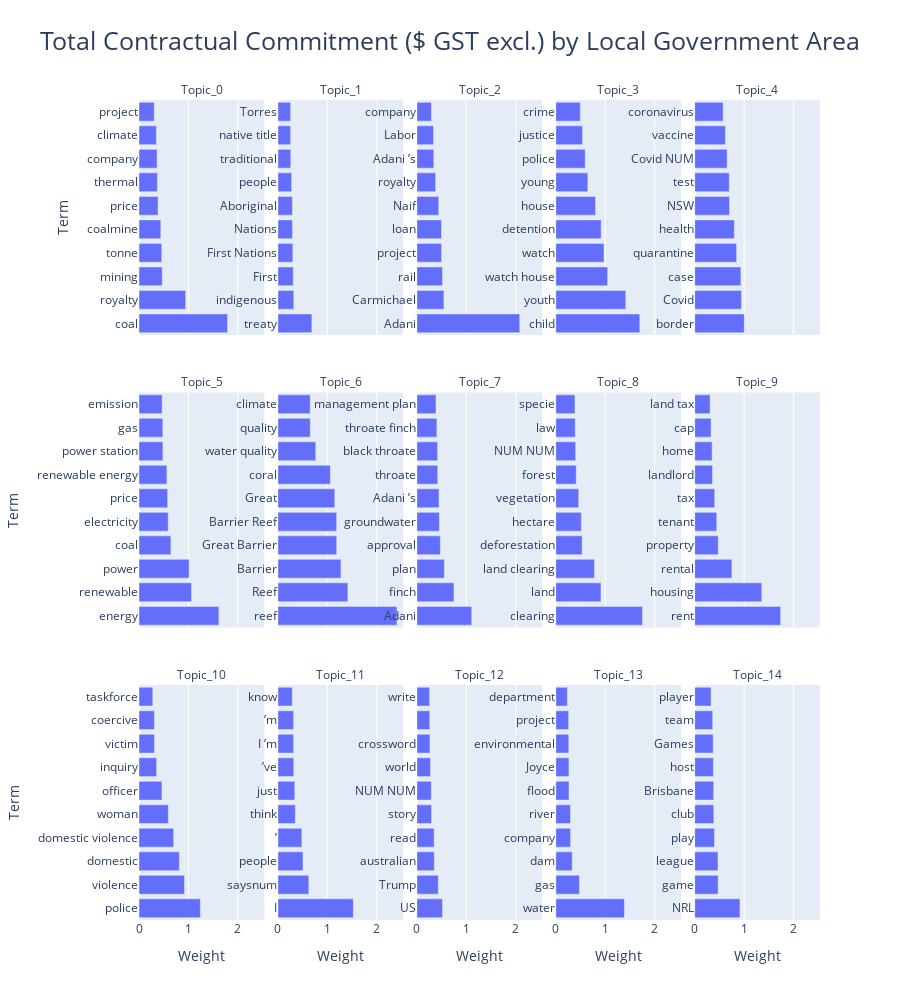

Source (notebook cell):
### Markdown cell above
### **Topics:**

Resources
Indigenous 
Adani
Youth Crime
COVID
Energy
Great Barrier Reef
Adani Environmental Impact
Environment
Housing
Domestic Violence
Other 1
Other 2
Flooding
Sport

### Code cell
# Your answer here

nmf_topic_terms_fig = px.bar(nmf_topic_terms_df,
       x ="Weight",
       y = "Term",
       facet_col="Topic Cluster", 
       facet_col_wrap=5,
       orientation='h',
       title = "Total Contractual Commitment ($ GST excl.) by Local Government Area",
       labels = {"Local Government Area (LGA)": "Local Government Area", 
                 "Total Contractual Commitment ($ GST excl.)": "Contractual Commitment ($ GST excl.)"})

nmf_topic_terms_fig.update_layout(
    title_font_size=25,
    title_x=0.5,
    legend_title_font_size=15,
    height=1000
)
nmf_topic_terms_fig.for_each_annotation(lambda a: a.update(text=a.text.split("=")[-1])) # https://plotly.com/python/facet-plots/
nmf_topic_terms_fig.update_yaxes(showticklabels=True, matches=None)

### Figure 1 — Plotly figure (JSON) as saved in the notebook; plotly's stock layout.template omitted (floating-point values rounded to 4 significant figures)
{"data": [{"alignmentgroup": "True", "hovertemplate": "Topic Cluster=Topic_0<br>Weight=%{x}<br>Term=%{y}<extra></extra>", "legendgroup": "", "marker": {"color": "#636efa", "pattern": {"shape": ""}}, "name": "", "offsetgroup": "", "orientation": "h", "showlegend": false, "textposition": "auto", "type": "bar", "x": [1.792, 0.9452, 0.4705, 0.4603, 0.4414, 0.3856, 0.3722, 0.3659, 0.3513, 0.3089], "xaxis": "x11", "y": ["coal", "royalty", "mining", "tonne", "coalmine", "price", "thermal", "company", "climate", "project"], "yaxis": "y11"}, {"alignmentgroup": "True", "hovertemplate": "Topic Cluster=Topic_1<br>Weight=%{x}<br>Term=%{y}<extra></extra>", "legendgroup": "", "marker": {"color": "#636efa", "pattern": {"shape": ""}}, "name": "", "offsetgroup": "", "orientation": "h", "showlegend": false, "textposition": "auto", "type": "bar", "x": [0.6872, 0.3214, 0.3103, 0.3018, 0.2941, 0.2928, 0.2772, 0.261, 0.2572, 0.257], "xaxis": "x12", "y": ["treaty", "indigenous", "First", "First Nations", "Nations", "Aboriginal", "people", "traditional", "native title", "Torres"], "yaxis": "y12"}, {"alignmentgroup": "True", "hovertemplate": "Topic Cluster=Topic_2<br>Weight=%{x}<br>Term=%{y}<extra></extra>", "legendgroup": "", "marker": {"color": "#636efa", "pattern": {"shape": ""}}, "name": "", "offsetgroup": "", "orientation": "h", "showlegend": false, "textposition": "auto", "type": "bar", "x": [2.082, 0.5473, 0.5191, 0.5006, 0.4986, 0.4432, 0.3797, 0.3427, 0.3379, 0.295], "xaxis": "x13", "y": ["Adani", "Carmichael", "rail", "project", "loan", "Naif", "royalty", "Adani ’s", "Labor", "company"], "yaxis": "y13"}, {"alignmentgroup": "True", "hovertemplate": "Topic Cluster=Topic_3<br>Weight=%{x}<br>Term=%{y}<extra></extra>", "legendgroup": "", "marker": {"color": "#636efa", "pattern": {"shape": ""}}, "name": "", "offsetgroup": "", "orientation": "h", "showlegend": false, "textposition": "auto", "type": "bar", "x": [1.7, 1.416, 1.05, 0.9755, 0.9177, 0.8043, 0.6483, 0.5962, 0.5411, 0.4954], "xaxis": "x14", "y": ["child", "youth", "watch house", "watch", "detention", "house", "young", "police", "justice", "crime"], "yaxis": "y14"}, {"alignmentgroup": "True", "hovertemplate": "Topic Cluster=Topic_4<br>Weight=%{x}<br>Term=%{y}<extra></extra>", "legendgroup": "", "marker": {"color": "#636efa", "pattern": {"shape": ""}}, "name": "", "offsetgroup": "", "orientation": "h", "showlegend": false, "textposition": "auto", "type": "bar", "x": [1.004, 0.9456, 0.9344, 0.8485, 0.8022, 0.704, 0.6995, 0.6563, 0.6214, 0.5755], "xaxis": "x15", "y": ["border", "Covid", "case", "quarantine", "health", "NSW", "test", "Covid NUM", "vaccine", "coronavirus"], "yaxis": "y15"}, {"alignmentgroup": "True", "hovertemplate": "Topic Cluster=Topic_5<br>Weight=%{x}<br>Term=%{y}<extra></extra>", "legendgroup": "", "marker": {"color": "#636efa", "pattern": {"shape": ""}}, "name": "", "offsetgroup": "", "orientation": "h", "showlegend": false, "textposition": "auto", "type": "bar", "x": [1.617, 1.063, 1.013, 0.6461, 0.5914, 0.5801, 0.5646, 0.4837, 0.4813, 0.4681], "xaxis": "x6", "y": ["energy", "renewable", "power", "coal", "electricity", "price", "renewable energy", "power station", "gas", "emission"], "yaxis": "y6"}, {"alignmentgroup": "True", "hovertemplate": "Topic Cluster=Topic_6<br>Weight=%{x}<br>Term=%{y}<extra></extra>", "legendgroup": "", "marker": {"color": "#636efa", "pattern": {"shape": ""}}, "name": "", "offsetgroup": "", "orientation": "h", "showlegend": false, "textposition": "auto", "type": "bar", "x": [2.409, 1.415, 1.275, 1.189, 1.188, 1.151, 1.061, 0.766, 0.6543, 0.6532], "xaxis": "x7", "y": ["reef", "Reef", "Barrier", "Great Barrier", "Barrier Reef", "Great", "coral", "water quality", "quality", "climate"], "yaxis": "y7"}, {"alignmentgroup": "True", "hovertemplate": "Topic Cluster=Topic_7<br>Weight=%{x}<br>Term=%{y}<extra></extra>", "legendgroup": "", "marker": {"color": "#636efa", "pattern": {"shape": ""}}, "name": "", "offsetgroup": "", "orientation": "h", "showlegend": false, "textposition": "auto", "type": "bar", "x": [1.111, 0.7514, 0.5566, 0.475, 0.4559, 0.4489, 0.422, 0.4201, 0.405, 0.3876], "xaxis": "x8", "y": ["Adani", "finch", "plan", "approval", "groundwater", "Adani ’s", "throate", "black throate", "throate finch", "management plan"], "yaxis": "y8"}, {"alignmentgroup": "True", "hovertemplate": "Topic Cluster=Topic_8<br>Weight=%{x}<br>Term=%{y}<extra></extra>", "legendgroup": "", "marker": {"color": "#636efa", "pattern": {"shape": ""}}, "name": "", "offsetgroup": "", "orientation": "h", "showlegend": false, "textposition": "auto", "type": "bar", "x": [1.754, 0.9146, 0.7834, 0.5329, 0.5166, 0.4645, 0.414, 0.4021, 0.3938, 0.3883], "xaxis": "x9", "y": ["clearing", "land", "land clearing", "deforestation", "hectare", "vegetation", "forest", "NUM NUM", "law", "specie"], "yaxis": "y9"}, {"alignmentgroup": "True", "hovertemplate": "Topic Cluster=Topic_9<br>Weight=%{x}<br>Term=%{y}<extra></extra>", "legendgroup": "", "marker": {"color": "#636efa", "pattern": {"shape": ""}}, "name": "", "offsetgroup": "", "orientation": "h", "showlegend": false, "textposition": "auto", "type": "bar", "x": [1.738, 1.358, 0.7514, 0.4763, 0.4464, 0.4051, 0.3608, 0.3519, 0.3306, 0.3115], "xaxis": "x10", "y": ["rent", "housing", "rental", "property", "tenant", "tax", "landlord", "home", "cap", "land tax"], "yaxis": "y10"}, {"alignmentgroup": "True", "hovertemplate": "Topic Cluster=Topic_10<br>Weight=%{x}<br>Term=%{y}<extra></extra>", "legendgroup": "", "marker": {"color": "#636efa", "pattern": {"shape": ""}}, "name": "", "offsetgroup": "", "orientation": "h", "showlegend": false, "textposition": "auto", "type": "bar", "x": [1.242, 0.9212, 0.816, 0.7011, 0.594, 0.4641, 0.3568, 0.3126, 0.3115, 0.2788], "xaxis": "x", "y": ["police", "violence", "domestic", "domestic violence", "woman", "officer", "inquiry", "victim", "coercive", "taskforce"], "yaxis": "y"}, {"alignmentgroup": "True", "hovertemplate": "Topic Cluster=Topic_11<br>Weight=%{x}<br>Term=%{y}<extra></extra>", "legendgroup": "", "marker": {"color": "#636efa", "pattern": {"shape": ""}}, "name": "", "offsetgroup": "", "orientation": "h", "showlegend": false, "textposition": "auto", "type": "bar", "x": [1.526, 0.6251, 0.5073, 0.4843, 0.3526, 0.3417, 0.3198, 0.3175, 0.3175, 0.2907], "xaxis": "x2", "y": ["I", "saysnum", "people", "’", "think", "just", "’ve", "I ’m", "’m", "know"], "yaxis": "y2"}, {"alignmentgroup": "True", "hovertemplate": "Topic Cluster=Topic_12<br>Weight=%{x}<br>Term=%{y}<extra></extra>", "legendgroup": "", "marker": {"color": "#636efa", "pattern": {"shape": ""}}, "name": "", "offsetgroup": "", "orientation": "h", "showlegend": false, "textposition": "auto", "type": "bar", "x": [0.5201, 0.4335, 0.3529, 0.3491, 0.2982, 0.2931, 0.2769, 0.265, 0.2608, 0.2591], "xaxis": "x3", "y": ["US", "Trump", "australian", "read", "story", "NUM NUM", "world", "crossword", "\n \n", "write"], "yaxis": "y3"}, {"alignmentgroup": "True", "hovertemplate": "Topic Cluster=Topic_13<br>Weight=%{x}<br>Term=%{y}<extra></extra>", "legendgroup": "", "marker": {"color": "#636efa", "pattern": {"shape": ""}}, "name": "", "offsetgroup": "", "orientation": "h", "showlegend": false, "textposition": "auto", "type": "bar", "x": [1.389, 0.4784, 0.3329, 0.2995, 0.2975, 0.2679, 0.266, 0.2626, 0.2603, 0.2344], "xaxis": "x4", "y": ["water", "gas", "dam", "company", "river", "flood", "Joyce", "environmental", "project", "department"], "yaxis": "y4"}, {"alignmentgroup": "True", "hovertemplate": "Topic Cluster=Topic_14<br>Weight=%{x}<br>Term=%{y}<extra></extra>", "legendgroup": "", "marker": {"color": "#636efa", "pattern": {"shape": ""}}, "name": "", "offsetgroup": "", "orientation": "h", "showlegend": false, "textposition": "auto", "type": "bar", "x": [0.9161, 0.4749, 0.471, 0.3999, 0.3865, 0.3846, 0.3777, 0.3744, 0.3652, 0.3313], "xaxis": "x5", "y": ["NRL", "game", "league", "play", "club", "Brisbane", "host", "Games", "team", "player"], "yaxis": "y5"}], "layout": {"annotations": [{"font": {}, "showarrow": false, "text": "Topic_10", "x": 0.092, "xanchor": "center", "xref": "paper", "y": 0.2867, "yanchor": "bottom", "yref": "paper"}, {"font": {}, "showarrow": false, "text": "Topic_11", "x": 0.296, "xanchor": "center", "xref": "paper", "y": 0.2867, "yanchor": "bottom", "yref": "paper"}, {"font": {}, "showarrow": false, "text": "Topic_12", "x": 0.5, "xanchor": "center", "xref": "paper", "y": 0.2867, "yanchor": "bottom", "yref": "paper"}, {"font": {}, "showarrow": false, "text": "Topic_13", "x": 0.704, "xanchor": "center", "xref": "paper", "y": 0.2867, "yanchor": "bottom", "yref": "paper"}, {"font": {}, "showarrow": false, "text": "Topic_14", "x": 0.908, "xanchor": "center", "xref": "paper", "y": 0.2867, "yanchor": "bottom", "yref": "paper"}, {"font": {}, "showarrow": false, "text": "Topic_5", "x": 0.092, "xanchor": "center", "xref": "paper", "y": 0.6433, "yanchor": "bottom", "yref": "paper"}, {"font": {}, "showarrow": false, "text": "Topic_6", "x": 0.296, "xanchor": "center", "xref": "paper", "y": 0.6433, "yanchor": "bottom", "yref": "paper"}, {"font": {}, "showarrow": false, "text": "Topic_7", "x": 0.5, "xanchor": "center", "xref": "paper", "y": 0.6433, "yanchor": "bottom", "yref": "paper"}, {"font": {}, "showarrow": false, "text": "Topic_8", "x": 0.704, "xanchor": "center", "xref": "paper", "y": 0.6433, "yanchor": "bottom", "yref": "paper"}, {"font": {}, "showarrow": false, "text": "Topic_9", "x": 0.908, "xanchor": "center", "xref": "paper", "y": 0.6433, "yanchor": "bottom", "yref": "paper"}, {"font": {}, "showarrow": false, "text": "Topic_0", "x": 0.092, "xanchor": "center", "xref": "paper", "y": 1.0, "yanchor": "bottom", "yref": "paper"}, {"font": {}, "showarrow": false, "text": "Topic_1", "x": 0.296, "xanchor": "center", "xref": "paper", "y": 1.0, "yanchor": "bottom", "yref": "paper"}, {"font": {}, "showarrow": false, "text": "Topic_2", "x": 0.5, "xanchor": "center", "xref": "paper", "y": 1.0, "yanchor": "bottom", "yref": "paper"}, {"font": {}, "showarrow": false, "text": "Topic_3", "x": 0.704, "xanchor": "center", "xref": "paper", "y": 1.0, "yanchor": "bottom", "yref": "paper"}, {"font": {}, "showarrow": false, "text": "Topic_4", "x": 0.908, "xanchor": "center", "xref": "paper", "y": 1.0, "yanchor": "bottom", "yref": "paper"}], "barmode": "relative", "height": 1000, "legend": {"title": {"font": {"size": 15}}, "tracegroupgap": 0}, "title": {"font": {"size": 25}, "text": "Total Contractual Commitment ($ GST excl.) by Local Government Area", "x": 0.5}, "xaxis": {"anchor": "y", "domain": [0, 0.184], "title": {"text": "Weight"}}, "xaxis10": {"anchor": "y10", "domain": [0.816, 1], "matches": "x", "showticklabels": false}, "xaxis11": {"anchor": "y11", "domain": [0, 0.184], "matches": "x", "showticklabels": false}, "xaxis12": {"anchor": "y12", "domain": [0.204, 0.388], "matches": "x", "showticklabels": false}, "xaxis13": {"anchor": "y13", "domain": [0.408, 0.592], "matches": "x", "showticklabels": false}, "xaxis14": {"anchor": "y14", "domain": [0.612, 0.796], "matches": "x", "showticklabels": false}, "xaxis15": {"anchor": "y15", "domain": [0.816, 1], "matches": "x", "showticklabels": false}, "xaxis2": {"anchor": "y2", "domain": [0.204, 0.388], "matches": "x", "title": {"text": "Weight"}}, "xaxis3": {"anchor": "y3", "domain": [0.408, 0.592], "matches": "x", "title": {"text": "Weight"}}, "xaxis4": {"anchor": "y4", "domain": [0.612, 0.796], "matches": "x", "title": {"text": "Weight"}}, "xaxis5": {"anchor": "y5", "domain": [0.816, 1], "matches": "x", "title": {"text": "Weight"}}, "xaxis6": {"anchor": "y6", "domain": [0, 0.184], "matches": "x", "showticklabels": false}, "xaxis7": {"anchor": "y7", "domain": [0.204, 0.388], "matches": "x", "showticklabels": false}, "xaxis8": {"anchor": "y8", "domain": [0.408, 0.592], "matches": "x", "showticklabels": false}, "xaxis9": {"anchor": "y9", "domain": [0.612, 0.796], "matches": "x", "showticklabels": false}, "yaxis": {"anchor": "x", "domain": [0, 0.2867], "showticklabels": true, "title": {"text": "Term"}}, "yaxis10": {"anchor": "x10", "domain": [0.3567, 0.6433], "showticklabels": true}, "yaxis11": {"anchor": "x11", "domain": [0.7133, 1.0], "showticklabels": true, "title": {"text": "Term"}}, "yaxis12": {"anchor": "x12", "domain": [0.7133, 1.0], "showticklabels": true}, "yaxis13": {"anchor": "x13", "domain": [0.7133, 1.0], "showticklabels": true}, "yaxis14": {"anchor": "x14", "domain": [0.7133, 1.0], "showticklabels": true}, "yaxis15": {"anchor": "x15", "domain": [0.7133, 1.0], "showticklabels": true}, "yaxis2": {"anchor": "x2", "domain": [0, 0.2867], "showticklabels": true}, "yaxis3": {"anchor": "x3", "domain": [0, 0.2867], "showticklabels": true}, "yaxis4": {"anchor": "x4", "domain": [0, 0.2867], "showticklabels": true}, "yaxis5": {"anchor": "x5", "domain": [0, 0.2867], "showticklabels": true}, "yaxis6": {"anchor": "x6", "domain": [0.3567, 0.6433], "showticklabels": true, "title": {"text": "Term"}}, "yaxis7": {"anchor": "x7", "domain": [0.3567, 0.6433], "showticklabels": true}, "yaxis8": {"anchor": "x8", "domain": [0.3567, 0.6433], "showticklabels": true}, "yaxis9": {"anchor": "x9", "domain": [0.3567, 0.6433], "showticklabels": true}}}
